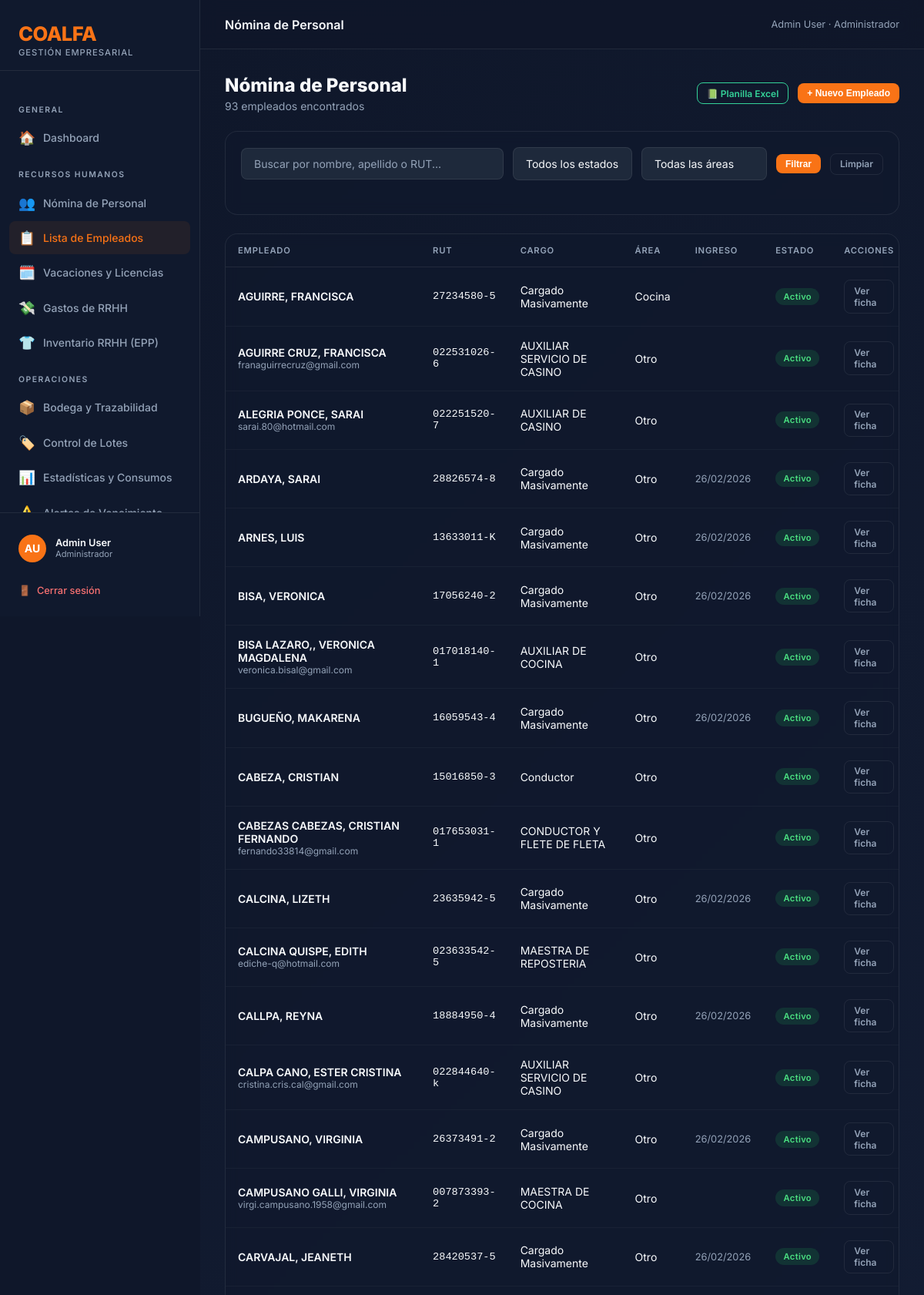
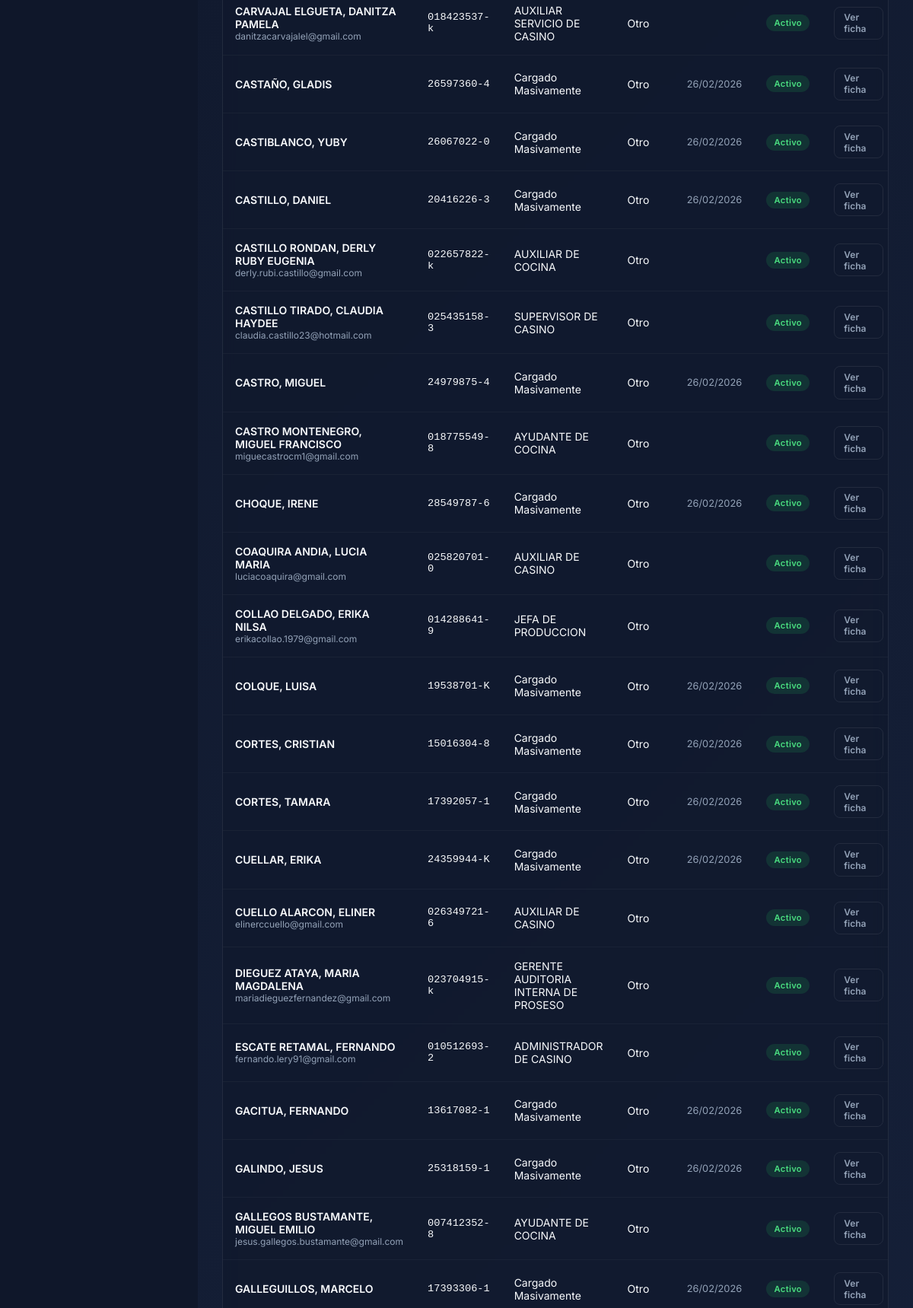
Page /rrhh/empleados/ (signed in, upper part) on the committed database (2 pictures, top to bottom).
### coalfa/models.py (models this page shows, shortened)
class Usuario(AbstractBaseUser, PermissionsMixin):
    ROL_CHOICES = [
        ("ADMIN", "Administrador"),
        ("RRHH", "Recursos Humanos"),
        ("OPERACIONAL", "Operacional"),
        ("GERENTE", "Gerente"),
        ("AUDITOR", "Auditor (Solo Lectura)"),
    ]
    rut = models.CharField(max_length=12, unique=True, verbose_name="RUT", validators=[rut_validator])
    nombre = models.CharField(max_length=60, verbose_name="Nombre")
    apellido = models.CharField(max_length=60, verbose_name="Apellido")
    rol = models.CharField(max_length=15, choices=ROL_CHOICES, default="RRHH", verbose_name="Rol")
    is_active = models.BooleanField(default=True, verbose_name="Activo")
    is_staff = models.BooleanField(default=False, verbose_name="Es staff")
    solicitud_pendiente = models.BooleanField(default=False, verbose_name="Solicitud pendiente de aprobación")
    date_joined = models.DateTimeField(default=timezone.now, verbose_name="Fecha de registro")
    USERNAME_FIELD = "rut"
    REQUIRED_FIELDS = ["nombre", "apellido"]
    objects = UsuarioManager()
    def get_full_name(self):
        return f"{self.nombre} {self.apellido}"
    class Meta:
        verbose_name = "Usuario"
        verbose_name_plural = "Usuarios"

### rrhh/models.py (models this page shows, shortened)
class Empleado(models.Model):
    ESTADO_CHOICES = [
        ("ACTIVO", "Activo"),
        ("VACACIONES", "En Vacaciones"),
        ("LICENCIA", "Con Licencia"),
        ("FINIQUITADO", "Finiquitado"),
    ]
    AREA_CHOICES = [
        ("BODEGA", "Bodega"),
        ("COCINA", "Cocina"),
        ("REPOSTERIA", "Repostería"),
        ("LINEA", "Línea"),
        ("ADMINISTRACION", "Administración"),
        ("RRHH", "Recursos Humanos"),
        ("OTRO", "Otro"),
    ]
    nombre = models.CharField(max_length=100)
    apellido = models.CharField(max_length=100)
    rut = models.CharField(max_length=12, unique=True, validators=[rut_validator])
    cargo = models.CharField(max_length=100)
    area = models.CharField(max_length=20, choices=AREA_CHOICES, default="OTRO")
    email = models.EmailField(blank=True, null=True)
    telefono = models.CharField(max_length=20, blank=True, null=True)
    estado = models.CharField(max_length=15, choices=ESTADO_CHOICES, default="ACTIVO", db_index=True)
    fecha_ingreso = models.DateField(null=True, blank=True)
    fecha_nacimiento = models.DateField(null=True, blank=True)
    nacionalidad = models.CharField(max_length=50, blank=True)
    direccion = models.CharField(max_length=255, blank=True)
    estado_civil = models.CharField(max_length=20, blank=True)
    fecha_contrato = models.DateField(null=True, blank=True)
    anexo_1 = models.DateField(null=True, blank=True)
    anexo_2 = models.DateField(null=True, blank=True)
    turno = models.CharField(max_length=50, blank=True)
    horario = models.CharField(max_length=100, blank=True)
    emergencia_nombre = models.CharField(max_length=100, blank=True)
    emergencia_telefono = models.CharField(max_length=20, blank=True)
    observaciones = models.TextField(blank=True)
    foto = models.ImageField(upload_to="empleados/fotos/", blank=True, null=True)
    class Meta:
        verbose_name = "Empleado"
        verbose_name_plural = "Empleados"
        ordering = ["apellido", "nombre"]

### rrhh/views.py (the view)
# urls.py: path("empleados/", views.lista_empleados, name="rrhh_lista_empleados"),
@rrhh_required
def lista_empleados(request):
    empleados = Empleado.objects.all()
    estado = request.GET.get("estado", "")
    area = request.GET.get("area", "")
    q = request.GET.get("q", "")
    if estado:
        empleados = empleados.filter(estado=estado)
    if area:
        empleados = empleados.filter(area=area)
    if q:
        empleados = empleados.filter(nombre__icontains=q) | empleados.filter(apellido__icontains=q) | empleados.filter(rut__icontains=q)
    nuevo_form = EmpleadoForm()
    if request.method == "POST" and "crear_empleado" in request.POST:
        nuevo_form = EmpleadoForm(request.POST, request.FILES)
        if nuevo_form.is_valid():
            emp = nuevo_form.save()
            messages.success(request, f"✅ Empleado {emp.nombre} {emp.apellido} registrado correctamente.")
            return redirect("rrhh_lista_empleados")
    context = {
        "empleados": empleados, "estado": estado, "area": area, "q": q,
        "estados": Empleado.ESTADO_CHOICES, "areas": Empleado.AREA_CHOICES,
        "nuevo_form": nuevo_form,
        "show_modal": (request.method == "POST" and "crear_empleado" in request.POST) or (request.GET.get("nuevo") == "1"),
    }
    return render(request, "rrhh/lista_empleados.html", context)

### coalfa/context_processors.py (called while the page is built)
def solicitudes_pendientes(request):
    if request.user.is_authenticated and getattr(request.user, 'rol', None) == 'ADMIN':
        count = Usuario.objects.filter(solicitud_pendiente=True).count()
        return {'solicitudes_count': count}
    return {}

### rrhh/templates/rrhh/lista_empleados.html (shortened to what this page needs)
{% extends 'base.html' %}
{% block topbar_title %}Nómina de Personal{% endblock %}
{% block nav_empleados %}active{% endblock %}
{% block content %}
<div style="display:flex;justify-content:space-between;align-items:center;margin-bottom:1.5rem;flex-wrap:wrap;gap:0.75rem;">
    <div>
        <h1 class="page-title">Nómina de Personal</h1>
        <p class="page-subtitle" style="margin-bottom:0;">{{ empleados.count }} empleado{{ empleados.count|pluralize:"s" }} encontrado{{ empleados.count|pluralize:"s" }}</p>
    </div>
    <div class="header-actions" style="display:flex; gap:0.75rem; align-items:center;">
        <a href="{% url 'rrhh_exportar_excel' %}" class="btn btn-ghost btn-sm" style="border-color:var(--success); color:var(--success);">📗 Planilla Excel</a>
        {% if user.rol != 'AUDITOR' %}
        <button onclick="openModal('modalNuevoEmpleado')" class="btn btn-primary btn-sm">+ Nuevo Empleado</button>
        {% endif %}
    </div>
</div>
<form method="get" class="card" style="padding:1.25rem;margin-bottom:1.5rem;">
    <div class="filter-bar">
        <input type="text" name="q" value="{{ q }}" placeholder="Buscar por nombre, apellido o RUT..."
            class="form-control search-input">
        <select name="estado" class="form-control" style="width:auto;">
            <option value="">Todos los estados</option>
        </select>
        <select name="area" class="form-control" style="width:auto;">
            <option value="">Todas las áreas</option>
        </select>
        <button type="submit" class="btn btn-primary btn-sm">Filtrar</button>
        <a href="{% url 'rrhh_lista_empleados' %}" class="btn btn-ghost btn-sm">Limpiar</a>
    </div>
</form>
<div class="card desktop-table" style="padding:0;">
    <div style="overflow-x:auto; -webkit-overflow-scrolling:touch;">
        <table>
            <thead>
                <tr>
                    <th>Empleado</th>
                    <th>RUT</th>
                    <th>Cargo</th>
                    <th>Área</th>
                    <th>Ingreso</th>
                    <th>Estado</th>
                    <th>Acciones</th>
                </tr>
            </thead>
            <tbody>
                {% for emp in empleados %}
                <tr>
                    <td>
                        <div style="font-weight:600;">{{ emp.apellido }}, {{ emp.nombre }}</div>
                        {% if emp.email %}<div style="font-size:0.75rem;color:var(--text-muted);">{{ emp.email }}</div>{% endif %}
                    </td>
                    <td style="font-family:monospace;font-size:0.85rem;">{{ emp.rut }}</td>
                    <td>{{ emp.cargo }}</td>
                    <td>{{ emp.get_area_display }}</td>
                    <td style="font-size:0.8rem;color:var(--text-muted);">{{ emp.fecha_ingreso|date:"d/m/Y" }}</td>
                    <td><span class="badge badge-{{ emp.estado|lower }}">{{ emp.get_estado_display }}</span></td>
                    <td><a href="{% url 'rrhh_detalle_empleado' emp.pk %}" class="btn btn-ghost btn-sm">Ver ficha</a></td>
                </tr>
                {% empty %}
                <tr>
                    <td colspan="7" style="text-align:center;padding:3rem;color:var(--text-muted);">
                        No se encontraron empleados con los filtros aplicados.
                    </td>
                </tr>
                {% endfor %}
            </tbody>
        </table>
    </div>
</div>
{% endblock %}

### templates/base.html (shortened to what this page needs)
<!DOCTYPE html>
<html lang="es">
<head>
    <link rel="stylesheet" href="https://unpkg.com/nprogress@0.2.0/nprogress.css" />
</head>
<body>
    <div class="sidebar">
        <div class="sidebar-brand">
            <div class="logo-text">COALFA</div>
            <div class="logo-sub">Gestión Empresarial</div>
        </div>
        <nav class="sidebar-nav">
            <div class="nav-section-label">General</div>
            <a href="{% url 'dashboard' %}" class="nav-item {% block nav_home %}{% endblock %}">
                <span class="icon">🏠</span> Dashboard
            </a>
            {% if user.rol == 'RRHH' or user.rol == 'ADMIN' or user.rol == 'GERENTE' or user.rol == 'AUDITOR' %}
            <div class="nav-section-label">Recursos Humanos</div>
            <a href="{% url 'rrhh_dashboard' %}" class="nav-item {% block nav_rrhh %}{% endblock %}">
                <span class="icon">👥</span> Nómina de Personal
            </a>
            <a href="{% url 'rrhh_lista_empleados' %}" class="nav-item {% block nav_empleados %}{% endblock %}">
                <span class="icon">📋</span> Lista de Empleados
            </a>
            <a href="{% url 'rrhh_ausencias' %}" class="nav-item {% block nav_ausencias %}{% endblock %}">
                <span class="icon">🗓️</span> Vacaciones y Licencias
            </a>
            <a href="{% url 'rrhh_gastos' %}" class="nav-item {% block nav_rrhh_gastos %}{% endblock %}">
                <span class="icon">💸</span> Gastos de RRHH
            </a>
            <a href="{% url 'rrhh_inventario' %}" class="nav-item {% block nav_rrhh_inventario %}{% endblock %}">
                <span class="icon">👕</span> Inventario RRHH (EPP)
            </a>
            {% endif %}
            {% if user.rol == 'OPERACIONAL' or user.rol == 'ADMIN' or user.rol == 'GERENTE' or user.rol == 'AUDITOR' %}
            <div class="nav-section-label">Operaciones</div>
            <a href="{% url 'inventario_dashboard' %}" class="nav-item {% block nav_inventario %}{% endblock %}">
                <span class="icon">📦</span> Bodega y Trazabilidad
            </a>
            <a href="{% url 'inventario_lista_lotes' %}" class="nav-item {% block nav_lotes %}{% endblock %}">
                <span class="icon">🏷️</span> Control de Lotes
            </a>
            <a href="{% url 'inventario_resumen_consumo' %}" class="nav-item {% block nav_consumo %}{% endblock %}">
                <span class="icon">📊</span> Estadísticas y Consumos
            </a>
            <a href="{% url 'inventario_alertas' %}" class="nav-item {% block nav_alertas %}{% endblock %}">
                <span class="icon">⚠️</span> Alertas de Vencimiento
            </a>
            {% endif %}
        </nav>
        <div class="sidebar-footer">
            <div class="user-info">
                <div class="user-avatar">{{ user.nombre|first }}{{ user.apellido|first }}</div>
                <div>
                    <div class="user-name">{{ user.get_full_name }}</div>
                    <div class="user-role">{{ user.get_rol_display }}</div>
                </div>
            </div>
            <a href="{% url 'logout' %}" class="btn-logout">
                <span>🚪</span> Cerrar sesión
            </a>
        </div>
    </div>
    <div class="main-wrapper">
        <div class="topbar">
            <div class="topbar-title">{% block topbar_title %}Dashboard{% endblock %}</div>
            <div class="topbar-breadcrumb">{{ user.get_full_name }} · {{ user.get_rol_display }}</div>
        </div>
        <div class="page-content">
            {% block content %}{% endblock %}
        </div>
    </div>
</body>
</html>

### rows in the picture
Usuario: nombre|first "A", apellido|first "U", get_full_name "Admin User", rol "Administrador"
Empleado: apellido "AGUIRRE", nombre "FRANCISCA", rut "27234580-5", cargo "Cargado Masivamente", area "Cocina", estado "Activo"
Empleado: apellido "AGUIRRE CRUZ", nombre "FRANCISCA", email "franaguirrecruz@gmail.com", rut "022531026-6", cargo "AUXILIAR SERVICIO DE CASINO", area "Otro", estado "Activo"
Empleado: apellido "ALEGRIA PONCE", nombre "SARAI", email "sarai.80@hotmail.com", rut "022251520-7", cargo "AUXILIAR DE CASINO", area "Otro", estado "Activo"
Empleado: apellido "ARDAYA", nombre "SARAI", rut "28826574-8", cargo "Cargado Masivamente", area "Otro", fecha_ingreso "26/02/2026", estado "Activo"
Empleado: apellido "ARNES", nombre "LUIS", rut "13633011-K", cargo "Cargado Masivamente", area "Otro", fecha_ingreso "26/02/2026", estado "Activo"
Empleado: apellido "BISA", nombre "VERONICA", rut "17056240-2", cargo "Cargado Masivamente", area "Otro", fecha_ingreso "26/02/2026", estado "Activo"
Empleado: apellido "BISA LAZARO,", nombre "VERONICA MAGDALENA", email "veronica.bisal@gmail.com", rut "017018140-1", cargo "AUXILIAR DE COCINA", area "Otro", estado "Activo"
Empleado: apellido "BUGUEÑO", nombre "MAKARENA", rut "16059543-4", cargo "Cargado Masivamente", area "Otro", fecha_ingreso "26/02/2026", estado "Activo"
Empleado: apellido "CABEZA", nombre "CRISTIAN", rut "15016850-3", cargo "Conductor", area "Otro", estado "Activo"
Empleado: apellido "CABEZAS CABEZAS", nombre "CRISTIAN FERNANDO", email "fernando33814@gmail.com", rut "017653031-1", cargo "CONDUCTOR Y FLETE DE FLETA", area "Otro", estado "Activo"
Empleado: apellido "CALCINA", nombre "LIZETH", rut "23635942-5", cargo "Cargado Masivamente", area "Otro", fecha_ingreso "26/02/2026", estado "Activo"
Empleado: apellido "CALCINA QUISPE", nombre "EDITH", email "ediche-q@hotmail.com", rut "023633542-5", cargo "MAESTRA DE REPOSTERIA", area "Otro", estado "Activo"
Empleado: apellido "CALLPA", nombre "REYNA", rut "18884950-4", cargo "Cargado Masivamente", area "Otro", fecha_ingreso "26/02/2026", estado "Activo"
Empleado: apellido "CALPA CANO", nombre "ESTER CRISTINA", email "cristina.cris.cal@gmail.com", rut "022844640-k", cargo "AUXILIAR SERVICIO DE CASINO", area "Otro", estado "Activo"
Empleado: apellido "CAMPUSANO", nombre "VIRGINIA", rut "26373491-2", cargo "Cargado Masivamente", area "Otro", fecha_ingreso "26/02/2026", estado "Activo"
Empleado: apellido "CAMPUSANO GALLI", nombre "VIRGINIA", email "virgi.campusano.1958@gmail.com", rut "007873393-2", cargo "MAESTRA DE COCINA", area "Otro", estado "Activo"
Empleado: apellido "CARVAJAL", nombre "JEANETH", rut "28420537-5", cargo "Cargado Masivamente", area "Otro", fecha_ingreso "26/02/2026", estado "Activo"
Empleado: apellido "CARVAJAL ELGUETA", nombre "DANITZA PAMELA", email "danitzacarvajalel@gmail.com", rut "018423537-k", cargo "AUXILIAR SERVICIO DE CASINO", area "Otro", estado "Activo"
Empleado: apellido "CASTAÑO", nombre "GLADIS", rut "26597360-4", cargo "Cargado Masivamente", area "Otro", fecha_ingreso "26/02/2026", estado "Activo"
Empleado: apellido "CASTIBLANCO", nombre "YUBY", rut "26067022-0", cargo "Cargado Masivamente", area "Otro", fecha_ingreso "26/02/2026", estado "Activo"
Empleado: apellido "CASTILLO", nombre "DANIEL", rut "20416226-3", cargo "Cargado Masivamente", area "Otro", fecha_ingreso "26/02/2026", estado "Activo"
Empleado: apellido "CASTILLO RONDAN", nombre "DERLY RUBY EUGENIA", email "derly.rubi.castillo@gmail.com", rut "022657822-k", cargo "AUXILIAR DE COCINA", area "Otro", estado "Activo"
Empleado: apellido "CASTILLO TIRADO", nombre "CLAUDIA HAYDEE", email "claudia.castillo23@hotmail.com", rut "025435158-3", cargo "SUPERVISOR DE CASINO", area "Otro", estado "Activo"
Empleado: apellido "CASTRO", nombre "MIGUEL", rut "24979875-4", cargo "Cargado Masivamente", area "Otro", fecha_ingreso "26/02/2026", estado "Activo"
Empleado: apellido "CASTRO MONTENEGRO", nombre "MIGUEL FRANCISCO", email "miguecastrocm1@gmail.com", rut "018775549-8", cargo "AYUDANTE DE COCINA", area "Otro", estado "Activo"
Empleado: apellido "CHOQUE", nombre "IRENE", rut "28549787-6", cargo "Cargado Masivamente", area "Otro", fecha_ingreso "26/02/2026", estado "Activo"
Empleado: apellido "COAQUIRA ANDIA", nombre "LUCIA MARIA", email "luciacoaquira@gmail.com", rut "025820701-0", cargo "AUXILIAR DE CASINO", area "Otro", estado "Activo"
Empleado: apellido "COLLAO DELGADO", nombre "ERIKA NILSA", email "erikacollao.1979@gmail.com", rut "014288641-9", cargo "JEFA DE PRODUCCION", area "Otro", estado "Activo"
Empleado: apellido "COLQUE", nombre "LUISA", rut "19538701-K", cargo "Cargado Masivamente", area "Otro", fecha_ingreso "26/02/2026", estado "Activo"
Empleado: apellido "CORTES", nombre "CRISTIAN", rut "15016304-8", cargo "Cargado Masivamente", area "Otro", fecha_ingreso "26/02/2026", estado "Activo"
Empleado: apellido "CORTES", nombre "TAMARA", rut "17392057-1", cargo "Cargado Masivamente", area "Otro", fecha_ingreso "26/02/2026", estado "Activo"
Empleado: apellido "CUELLAR", nombre "ERIKA", rut "24359944-K", cargo "Cargado Masivamente", area "Otro", fecha_ingreso "26/02/2026", estado "Activo"
Empleado: apellido "CUELLO ALARCON", nombre "ELINER", email "elinerccuello@gmail.com", rut "026349721-6", cargo "AUXILIAR DE CASINO", area "Otro", estado "Activo"
Empleado: apellido "DIEGUEZ ATAYA", nombre "MARIA MAGDALENA", email "mariadieguezfernandez@gmail.com", rut "023704915-k", cargo "GERENTE AUDITORIA INTERNA DE PROSESO", area "Otro", estado "Activo"
Empleado: apellido "ESCATE RETAMAL", nombre "FERNANDO", email "fernando.lery91@gmail.com", rut "010512693-2", cargo "ADMINISTRADOR DE CASINO", area "Otro", estado "Activo"
Empleado: apellido "GACITUA", nombre "FERNANDO", rut "13617082-1", cargo "Cargado Masivamente", area "Otro", fecha_ingreso "26/02/2026", estado "Activo"
Empleado: apellido "GALINDO", nombre "JESUS", rut "25318159-1", cargo "Cargado Masivamente", area "Otro", fecha_ingreso "26/02/2026", estado "Activo"
Empleado: apellido "GALLEGOS BUSTAMANTE", nombre "MIGUEL EMILIO", email "jesus.gallegos.bustamante@gmail.com", rut "007412352-8", cargo "AYUDANTE DE COCINA", area "Otro", estado "Activo"
Empleado: apellido "GALLEGUILLOS", nombre "MARCELO", rut "17393306-1", cargo "Cargado Masivamente", area "Otro", fecha_ingreso "26/02/2026", estado "Activo"

### other values in the picture
{{ empleados.count }} "93"
